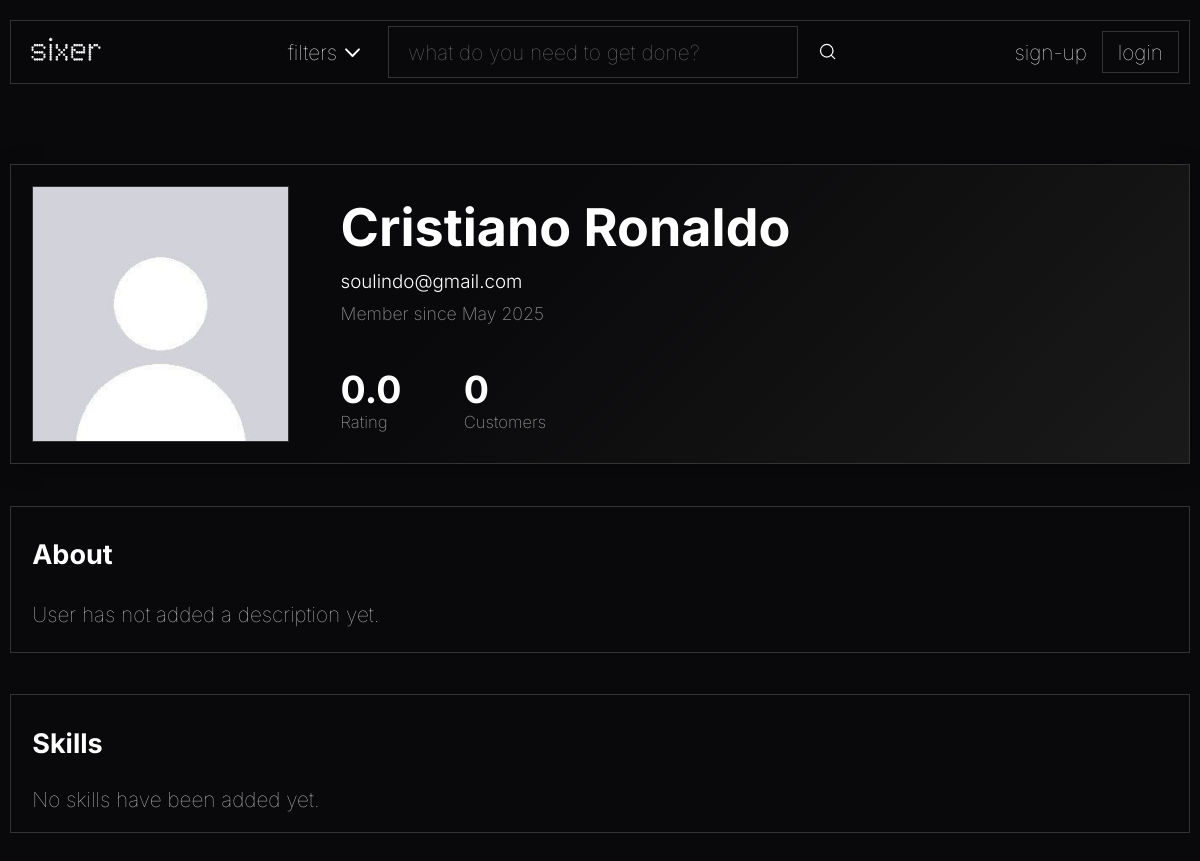
The page /pages/profile.php?id=3 on the database its author committed.
### tables this page shows
CREATE TABLE user_registry
(
    user_id INTEGER PRIMARY KEY AUTOINCREMENT,
    password_hash TEXT NOT NULL,
    access_level TEXT DEFAULT "client" NOT NULL,

    user_picture BLOB DEFAULT NULL,

    full_name TEXT,
    email TEXT UNIQUE NOT NULL,
    join_date DATETIME NOT NULL,

    aboutme TEXT DEFAULT NULL
);

### database/user_class.php (called while the page is built, shortened)
<?php
class User {
    public static function getTotalCompletedServices(int $user_id): int {
        $db = Database::getInstance();
        $stmt = $db->prepare('SELECT service_id FROM services_list WHERE freelancer_id = ?');
        $stmt->execute([$user_id]);
        $services = $stmt->fetchAll(PDO::FETCH_COLUMN);
        if (empty($services)) {
            return 0;
        }
        $total = 0;
        return $total;
    }
    public static function getAverageRating(int $user_id): float {
        $db = Database::getInstance();
        $stmt = $db->prepare('SELECT service_id FROM services_list WHERE freelancer_id = ?');
        $stmt->execute([$user_id]);
        $services = $stmt->fetchAll(PDO::FETCH_COLUMN);
        if (empty($services)) {
            return 0.0;
        }
    }
}

### pages/profile.php (the view, shortened to what this page needs)
<?php
if (!empty($_GET['id'])) {
    $profile_user_id = intval($_GET['id']);
}
require_once '../templates/common.php';
require_once '../database/user_class.php';
$db = Database::getInstance();
$stmt = $db->prepare('SELECT * FROM user_registry WHERE user_id = ?');
$stmt->execute([$profile_user_id]);
$user_data = $stmt->fetch();
if (!empty($user_data['user_picture'])) {
    $user_picture = '../action/get_profile_picture.php?id=' . $profile_user_id;
} else {
    $user_picture = '../assets/images/default.jpg';
}
$full_name = $user_data['full_name'] ?? '';
$email = $user_data['email'] ?? '';
$join_date = $user_data['join_date'] ?? '';
$stmt = $db->prepare('SELECT skill_name FROM user_skills WHERE user_id = ?');
$stmt->execute([$profile_user_id]);
$user_skills = $stmt->fetchAll(PDO::FETCH_COLUMN);
?>
<!DOCTYPE html>
<html lang="en">
  <head>
    <link rel="stylesheet" href="../css/styles.css" />
    <link rel="stylesheet" href="../css/profile.css" />
  </head>
  <body>
    <main>
      <div class="profile-container">
        <div class="profile-header" style="position: relative;">
          <div class="profile-avatar" style="z-index: 1; position: relative; cursor: pointer;">
            <img id="profile-pic-img" src="<?= htmlspecialchars($user_picture) ?>" alt="<?= htmlspecialchars($full_name) ?>'s Profile Picture" style="object-fit: cover; aspect-ratio: 1/1; width: 100%; height: 100%; border-radius: 0; cursor: pointer;" />
          </div>
          <div class="profile-info">
            <div class="profile-info-top">
              <h1><?= htmlspecialchars($full_name) ?></h1>
              <p class="profile-email"><?= htmlspecialchars($email) ?></p>
              <p class="profile-join-date">Member since <?= $join_date ? date('F Y', strtotime($join_date)) : '' ?></p>
            </div>
            <div class="profile-stats">
              <div class="stat">
                <?php
                  $user_rating = User::getAverageRating($profile_user_id);
                ?>
                <span class="stat-value"><?= $user_rating ? number_format($user_rating, 1) : '0.0' ?></span>
                <span class="stat-label">Rating</span>
              </div>
              <div class="stat">
                <?php
                  $completed_services = User::getTotalCompletedServices($profile_user_id);
                ?>
                <span class="stat-value"><?= $completed_services ?></span>
                <span class="stat-label">Customers</span>
              </div>
            </div>
          </div>
        </div>
        <div class="profile-section about-section" style="position: relative;">
          <h2>About</h2>
          <div id="aboutme-container">
            <p id="aboutme-text" style="margin-bottom:0;">
              <?php
                $aboutme = $user_data['aboutme'] ?? null;
                if (!empty($aboutme) && trim((string)$aboutme) !== '') {
                  echo htmlspecialchars($aboutme);
                } else {
                  echo "User has not added a description yet.";
                }
              ?>
            </p>
          </div>
        </div>
        <div class="profile-section" style="position: relative;">
          <h2>Skills</h2>
          <div id="skills-container" class="skills-container">
            <span id="skills-text">
              <?php
                if (empty($user_skills)) {
                  echo "No skills have been added yet.";
                } else {
                  echo '<div class="skills-list">';
                  foreach ($user_skills as $skill) {
                    echo '<span class="skill-tag">' . htmlspecialchars($skill) . '</span> ';
                  }
                  echo '</div>';
                }
              ?>
            </span>
          </div>
        </div>
        </div>
    </main>
  </body>
</html>

### css/styles.css (style rules this page uses)
html, body { margin: 0; padding: 0; height: 100%; box-sizing: border-box; overflow-y: auto; }
*, *::before, *::after { box-sizing: inherit; }
body { font-family: "Inter", Courier, monospace; font-weight: 100; font-size: 1.3em; background-color: #09090b; color: #ffffff; position: relative; min-height: 100vh; overflow-x: hidden; }
main { text-align: center; margin-top: 10vh; }
main h1 { font-size: 3em; font-weight: bold; margin: 5px; }
main p { margin: 0; font-size: 2em; }

### css/profile.css (style rules this page uses)
.profile-container { max-width: 1200px; margin: 3em auto 0 auto; padding: 0 0.5em 5em 0.5em; }
.profile-header { display: flex; gap: 2em; margin-bottom: 2em; padding: 1em; border: 1px solid #333333; background: linear-gradient( 135deg, #0a0a0a00 0%, #0a0a0a00 40%, #1a1a1a 100% ); transition: border-color 0.3s ease, box-shadow 0.3s ease; height: 300px; box-shadow: 0 4px 20px rgba(0, 0, 0, 0.3); position: relative; overflow: hidden; }
.profile-header::before { content: ""; position: absolute; top: 0; left: 0; width: 200%; height: 100%; background: linear-gradient( 90deg, transparent, rgba(255, 255, 255, 0.02), rgba(255, 255, 255, 0.05), rgba(255, 255, 255, 0.02), transparent, transparent, rgba(255, 255, 255, 0.02), rgba(255, 255, 255, 0.05), rgba(255, 255, 255, 0.02), transparent ); background-size: 200% 100%; opacity: 0; transition: opacity 0.3s ease; z-index: 1; }
.profile-avatar { flex-shrink: 0; height: 100%; display: flex; align-items: center; position: relative; z-index: 2; }
.profile-avatar img { height: 100%; object-fit: cover; border: 1px solid #333333; }
.profile-info { flex-grow: 1; padding: 0.5em; display: flex; flex-direction: column; align-items: start; justify-content: space-between; min-height: 200px; position: relative; z-index: 2; }
.profile-info-top { display: flex; flex-direction: column; align-items: start; gap: 0.5em; }
.profile-info h1 { font-size: 2.5em; font-weight: bold; text-align: left; margin: 0; padding: 0; }
.profile-email { color: #ffffff; font-size: 0.9em; font-weight: 300; margin: 0; padding: 0; }
.profile-join-date { color: #888888; font-size: 0.85em; font-weight: 200; margin: 0; padding: 0; }
.profile-stats { display: flex; gap: 3em; margin-top: auto; }
.stat { display: flex; flex-direction: column; align-items: flex-start; }
.stat-value { font-size: 1.8em; font-weight: bold; }
.stat-label { color: #888888; font-size: 0.8em; font-weight: 200; }
.profile-section { padding: 1.5em 1em 1em 1em; margin-bottom: 2em; border: 1px solid #333333; background-color: #09090b; transition: border-color 0.3s ease, box-shadow 0.3s ease; }
.profile-section h2 { font-size: 1.3em; font-weight: bold; margin: 0 0 1em 0; text-align: left; color: #ffffff; }
.profile-section p { line-height: 1.6; color: #cccccc; font-size: 1em; margin: 0; padding: 0; text-align: left; }
.skills-container { align-items: start; text-align: left !important; color: #cccccc !important; }

### rows shown on the page
user_registry: full_name "Cristiano Ronaldo", email "soulindo@gmail.com", join_date "May 2025"

### other values the page prints
$completed_services "0"
